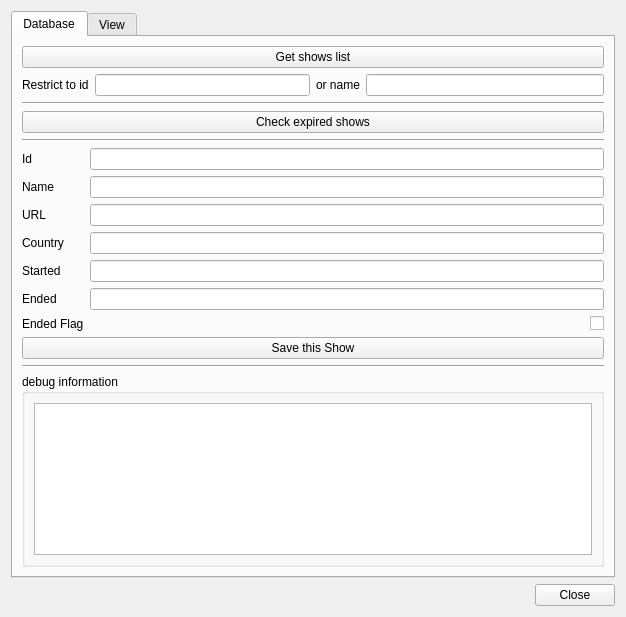
<ui version="4.0" >
 <class>MainWindow</class>
 <widget class="QWidget" name="MainWindow" >
  <property name="geometry" >
   <rect>
    <x>0</x>
    <y>0</y>
    <width>626</width>
    <height>617</height>
   </rect>
  </property>
  <property name="windowTitle" >
   <string>MainWindow</string>
  </property>
  <layout class="QGridLayout" name="gridLayout" >
   <item row="1" column="0" >
    <widget class="QTabWidget" name="tabWidget" >
     <property name="currentIndex" >
      <number>0</number>
     </property>
     <widget class="QWidget" name="tabDB" >
      <attribute name="title" >
       <string>Database</string>
      </attribute>
      <layout class="QGridLayout" name="gridLayout_2" >
       <item row="0" column="0" colspan="2" >
        <widget class="QPushButton" name="btnListShow" >
         <property name="text" >
          <string>Get shows list</string>
         </property>
        </widget>
       </item>
       <item row="1" column="0" >
        <layout class="QHBoxLayout" name="horizontalLayout" >
         <item>
          <widget class="QLabel" name="lblRestrictToId" >
           <property name="text" >
            <string>Restrict to id</string>
           </property>
          </widget>
         </item>
         <item>
          <widget class="QLineEdit" name="lineEdit" />
         </item>
        </layout>
       </item>
       <item row="1" column="1" >
        <layout class="QHBoxLayout" name="horizontalLayout_2" >
         <item>
          <widget class="QLabel" name="lblOrName" >
           <property name="text" >
            <string>or name</string>
           </property>
          </widget>
         </item>
         <item>
          <widget class="QLineEdit" name="lineEdit_2" />
         </item>
        </layout>
       </item>
       <item row="2" column="0" colspan="2" >
        <widget class="Line" name="line" >
         <property name="orientation" >
          <enum>Qt::Horizontal</enum>
         </property>
        </widget>
       </item>
       <item row="3" column="0" colspan="2" >
        <widget class="QPushButton" name="btnCheckExpiredShows" >
         <property name="text" >
          <string>Check expired shows</string>
         </property>
        </widget>
       </item>
       <item row="4" column="0" colspan="2" >
        <widget class="Line" name="line_2" >
         <property name="orientation" >
          <enum>Qt::Horizontal</enum>
         </property>
        </widget>
       </item>
       <item row="5" column="0" colspan="2" >
        <layout class="QFormLayout" name="formLayout_2" >
         <item row="0" column="0" >
          <widget class="QLabel" name="lblId" >
           <property name="text" >
            <string>Id</string>
           </property>
          </widget>
         </item>
         <item row="0" column="1" >
          <widget class="QLineEdit" name="ldtShowId" />
         </item>
         <item row="1" column="0" >
          <widget class="QLabel" name="lblName" >
           <property name="text" >
            <string>Name</string>
           </property>
          </widget>
         </item>
         <item row="1" column="1" >
          <widget class="QLineEdit" name="ldtShowName" />
         </item>
         <item row="2" column="0" >
          <widget class="QLabel" name="lblUrl" >
           <property name="text" >
            <string>URL</string>
           </property>
          </widget>
         </item>
         <item row="2" column="1" >
          <widget class="QLineEdit" name="ldtUrl" />
         </item>
         <item row="3" column="0" >
          <widget class="QLabel" name="lblCountry" >
           <property name="text" >
            <string>Country</string>
           </property>
          </widget>
         </item>
         <item row="3" column="1" >
          <widget class="QLineEdit" name="ldtCountry" />
         </item>
         <item row="4" column="0" >
          <widget class="QLabel" name="lblStarted" >
           <property name="text" >
            <string>Started</string>
           </property>
          </widget>
         </item>
         <item row="4" column="1" >
          <widget class="QLineEdit" name="ldtStarted" />
         </item>
         <item row="5" column="0" >
          <widget class="QLabel" name="lblEnded" >
           <property name="text" >
            <string>Ended</string>
           </property>
          </widget>
         </item>
         <item row="5" column="1" >
          <widget class="QLineEdit" name="ldtEnded" />
         </item>
         <item row="6" column="0" >
          <widget class="QLabel" name="lblEndedFlag" >
           <property name="text" >
            <string>Ended Flag</string>
           </property>
          </widget>
         </item>
         <item row="6" column="1" >
          <widget class="QCheckBox" name="cbxEndedFlag" >
           <property name="layoutDirection" >
            <enum>Qt::RightToLeft</enum>
           </property>
           <property name="text" >
            <string/>
           </property>
          </widget>
         </item>
        </layout>
       </item>
       <item row="6" column="0" colspan="2" >
        <widget class="QPushButton" name="btnSaveShow" >
         <property name="text" >
          <string>Save this Show</string>
         </property>
        </widget>
       </item>
       <item row="7" column="0" colspan="2" >
        <widget class="Line" name="line_3" >
         <property name="orientation" >
          <enum>Qt::Horizontal</enum>
         </property>
        </widget>
       </item>
       <item row="8" column="0" colspan="2" >
        <widget class="QGroupBox" name="groupBox_2" >
         <property name="title" >
          <string>debug information</string>
         </property>
         <layout class="QGridLayout" name="gridLayout_3" >
          <item row="0" column="0" >
           <widget class="QTextEdit" name="infoTextEdit" />
          </item>
         </layout>
        </widget>
       </item>
      </layout>
     </widget>
     <widget class="QWidget" name="tabView" >
      <attribute name="title" >
       <string>View</string>
      </attribute>
      <layout class="QGridLayout" name="gridLayout_4" >
       <item row="0" column="0" >
        <widget class="QPushButton" name="btnRequestDB" >
         <property name="text" >
          <string>Request DB</string>
         </property>
        </widget>
       </item>
       <item row="1" column="0" >
        <widget class="QTableView" name="tblView" />
       </item>
      </layout>
     </widget>
    </widget>
   </item>
   <item row="2" column="0" >
    <widget class="QDialogButtonBox" name="buttonBox" >
     <property name="standardButtons" >
      <set>QDialogButtonBox::Close</set>
     </property>
     <property name="centerButtons" >
      <bool>false</bool>
     </property>
    </widget>
   </item>
  </layout>
 </widget>
 <resources/>
 <connections/>
</ui>
